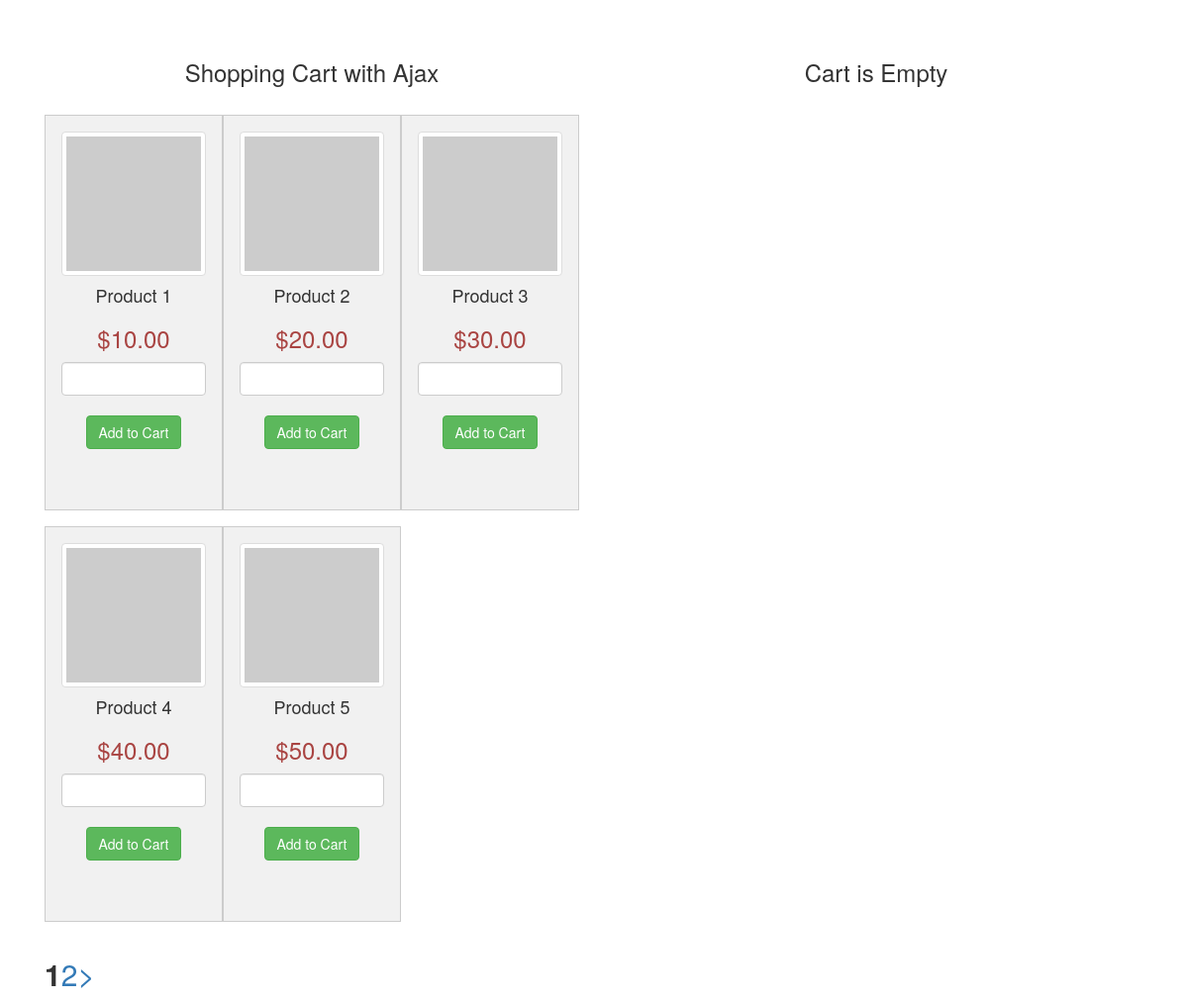
The page / on the database its author committed.
### tables this page shows
CREATE TABLE IF NOT EXISTS `product` (
  `product_id` int(11) NOT NULL AUTO_INCREMENT,
  `product_name` varchar(250) NOT NULL,
  `product_price` varchar(30) NOT NULL,
  `product_image` varchar(250) NOT NULL,
  PRIMARY KEY (`product_id`)
);

### application/controllers/Cart.php (called while the page is built, shortened)
<?php
class Cart extends CI_Controller {
    public function __construct()
    {
        $this->load->library("pagination");
        $this->load->model("cart_model");
    }
 function index()
 {
    $config = array();
    $config["base_url"] = base_url() . "Cart/index";
    $config["total_rows"] = $this->cart_model->get_count();
    $config["per_page"] = 5;
    $config["uri_segment"] = 3;
    $this->pagination->initialize($config);
    $page = ($this->uri->segment(3))? $this->uri->segment(3) : 0;
    $data["links"] = $this->pagination->create_links();
    $data['product'] = $this->cart_model->fetch_all($config["per_page"], $page);
    $this->load->view("cart", $data);
 }
}

### index.php (called while the page is built, shortened)
<?php
require_once BASEPATH.'core/CodeIgniter.php';

### application/models/Cart_model.php (called while the page is built, shortened)
<?php
class Cart_model extends CI_Model
{
    function fetch_all($limit, $start)
    {
        $this->db->limit($limit, $start);
        $query = $this->db->get("product");
        return $query->result();
    }
}

### application/views/cart.php (the view, shortened to what this page needs)
<html>
<head>
    <link rel="stylesheet" href="https://maxcdn.bootstrapcdn.com/bootstrap/3.3.7/css/bootstrap.min.css" />
</head>
<body>
<div class="container">
 <br /><br />
 <div class="col-lg-6 col-md-6">
  <div class="table-responsive">
   <h3 align="center">Shopping Cart with Ajax</h3><br />
   <?php
   foreach($product as $row)
   {
    echo '
    <div class="col-md-4" style="padding:16px; background-color:#f1f1f1; border:1px solid #ccc; margin-bottom:16px; height:400px" align="center">
     <img src="https://picsum.photos/200" class="img-thumbnail" /><br />
     <h4>'.$row->product_name.'</h4>
     <h3 class="text-danger">$'.$row->product_price.'</h3>
     <input type="number" name="quantity" class="form-control quantity" id="'.$row->product_id.'" /><br />
     <button type="button" name="add_cart" class="btn btn-success add_cart" data-productname="'.$row->product_name.'" data-price="'.$row->product_price.'" data-productid="'.$row->product_id.'" />Add to Cart</button>
    </div>
    ';
   }
   ?>
  </div>
  <h2><?php echo $links; ?></h2>
 </div>
 <div class="col-lg-6 col-md-6">
  <div id="cart_details">
   <h3 align="center">Cart is Empty</h3>
  </div>
 </div>
</div>
</body>
</html>

### rows shown on the page
product: product_name "Product 1", product_price "10.00"
product: product_name "Product 2", product_price "20.00"
product: product_name "Product 3", product_price "30.00"
product: product_name "Product 4", product_price "40.00"
product: product_name "Product 5", product_price "50.00"

### other values the page prints
$links "1 2 >"
